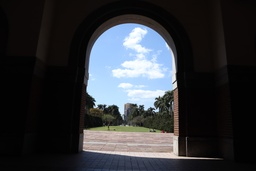
#> input picture Cropped_Colored_Images/IMG_1000.jpg, 256 x 171 px, shrunk from 5997 x 3998 before the run; its folder holds only this picture in this run
$ python reconstruct_and_tonemapping_without_ghostremoval.py
#> lines starting #> are read from the running program, lines starting #| are printed output that depends on the picture
import numpy as np
import cv2
import torch
import glob
from numpy import linalg as la
import sys
import matplotlib.pyplot as plt
import random

np.set_printoptions(threshold=sys.maxsize)


def random_select_pixels(images, pixel_num = 0):
    x = images[0].shape[0] - 1
    y = images[0].shape[1] - 1
    pixels = [[random.randint(0, x), random.randint(0, y)] for i in range(pixel_num)]
    return pixels

def gray(image):
    new_image = []
    for i in range(image.shape[0]):
        images = []
        for j in range(image.shape[1]):
            images.append((54*image[i][j][2]+183*image[i]
                          [j][1]+19*image[i][j][0])/256)
        new_image.append(images)
    new_image = np.array(new_image, dtype=np.uint8)
    return new_image


def recover_without_ghost_removal(images, log_delta_t, pixel_num, image_num, selected_pixels, g_constraint, Lambda):
    ## parameter descriptions ##
    # images: multiple RGB images
    # log_delta_t: natural logrithm of the exposure time
    # pixel_num: pixel number we have choosen
    # image_num: number of exposure images
    # selected_pixels: the axises of pixels we have choosen
    # g_constraint: to fix the g_map we want to find i.e. g_map[g_constraint] = 0


    images_LAB = np.array(images, dtype='int16')
    z_max = 255
    z_min = 0
    z_mid = (z_max + z_min) / 2
    w_map = np.minimum(abs(images_LAB - z_max), abs(images_LAB - z_min))

    print("solving least square problem")
    A = np.zeros((pixel_num * image_num + 255, 256 + pixel_num, 3), dtype='float')
    b = np.zeros((pixel_num * image_num + 255, 3), dtype='float')

    for i in range(pixel_num):
        w = w_map[:, selected_pixels[i][0], selected_pixels[i][1]]
        for j in range(image_num):
            A[i * image_num + j, images[j][selected_pixels[i][0], selected_pixels[i][1], 0], 0] = 1 * w[j, 0]
            A[i * image_num + j, images[j][selected_pixels[i][0], selected_pixels[i][1], 1], 1] = 1 * w[j, 1]
            A[i * image_num + j, images[j][selected_pixels[i][0], selected_pixels[i][1], 2], 2] = 1 * w[j, 2]
        A[i * image_num:i * image_num + image_num, 256 + i, :] = -1 * w
        b[i * image_num:i * image_num + image_num, 0] = log_delta_t * w[:, 0]
        b[i * image_num:i * image_num + image_num, 1] = log_delta_t * w[:, 1]
        b[i * image_num:i * image_num + image_num, 2] = log_delta_t * w[:, 2]
    A[pixel_num * image_num, g_constraint, :] = 1

    for i in range(pixel_num * image_num + 1, A.shape[0]):
        w = min(abs(i - (pixel_num * image_num + 1) + 1 - 0), abs(i - (pixel_num * image_num + 1) + 1 - 255))
        A[i, i - (pixel_num * image_num + 1), :] = 1 * w * Lambda
        A[i, i - (pixel_num * image_num), :] = -2 * w * Lambda
        A[i, i - (pixel_num * image_num - 1), :] = 1 * w * Lambda

    del w

    print("psuedo inverse", 0)
    pinv_A_0 = la.pinv(A[:, :, 0])
    x_0 = np.matmul(pinv_A_0, b[:, 0])
    del pinv_A_0

    print("psuedo inverse", 1)
    pinv_A_1 = la.pinv(A[:, :, 1])
    x_1 = np.matmul(pinv_A_1, b[:, 1])
    del pinv_A_1

    print("psuedo inverse", 2)
    pinv_A_2 = la.pinv(A[:, :, 2])
    x_2 = np.matmul(pinv_A_2, b[:, 2])
    del pinv_A_2

    del A
    del b


    g_maps = [x_0[:256], x_1[:256], x_2[:256]]
    g_maps = np.array(g_maps, dtype = 'float')

    print("construct")

    sum_weight = [w_map[:, :, :, 0].sum(axis = 0), w_map[:, :, :, 1].sum(axis = 0), w_map[:, :, :, 2].sum(axis = 0)]
    final_img = [g_maps[0, images[:, :, :, 0]], g_maps[1, images[:, :, :, 1]], g_maps[2, images[:, :, :, 2]]]
    for i in range(3):
        for img in range(len(images)):
            final_img[i][img] = final_img[i][img] - log_delta_t[img]
            final_img[i][img] = final_img[i][img] * w_map[img, :, :, i]
        final_img[i] = final_img[i].sum(axis = 0)
        final_img[i] = final_img[i] / (sum_weight[i] + 10**(-32))

    final_img = cv2.merge([final_img[0], final_img[1], final_img[2]])

    del sum_weight

    return final_img

def photographic(image):
    min_value=np.min(image)
    image+=abs(min_value)

    N = image.shape[0] * image.shape[1]
    delta = 10**(-10)

    high_key = 0.18
    # print(image)
    avg_Lw = np.exp(1/N * sum(sum(np.log(image + delta))))
    Lm = high_key / avg_Lw * image

    Lwhite = 1
    Ld = Lm * (1 + Lm / Lwhite**2) / (Lm + 1)
    Ld = cv2.normalize(Ld, None, alpha=0, beta=255, norm_type=cv2.NORM_MINMAX)
    return Ld

def gama_mapping(image):
    Ldr = cv2.pow(image/255., 1.0/2)
    Ldr = cv2.normalize(Ldr, None, alpha=0, beta=255, norm_type=cv2.NORM_MINMAX)
    return Ldr


paths = glob.glob("./Cropped_Colored_Images/*")

print("read images")
log_delta_t = []
for path in paths:
    log_delta_t.append(np.log(1 / int(((path.split("./Cropped_Colored_Images")[1]).split("IMG_")[1]).split(".jpg")[0])))

images = []
for path in paths:
    images.append(cv2.imread(path))
images = np.array(images)

pixel_num = 2000
selected_pixels = random_select_pixels(images, pixel_num = pixel_num)
#> selected_pixels = 2000 pairs, first value 0 to 170, second value 0 to 255

print("recover")
final_img = recover_without_ghost_removal(images, log_delta_t, pixel_num, len(paths), selected_pixels=selected_pixels, g_constraint=128, Lambda = 100)
#> the loop in recover_without_ghost_removal, `for i in range(pixel_num):` made 2000 passes
#> w on passes 1 to 3: [[3, 2, 4]], [[4, 4, 4]], [[2, 2, 2]]
#> after the loop in recover_without_ghost_removal, `for i in range(pixel_num):`: b = 2255 rows, first 8: [-20.72, -13.82, -27.63], [-27.63, -27.63, -27.63], [-13.82, -13.82, -13.82], [-469.7, -476.6, -414.5], [-20.72, -34.54, -41.45], [-739.1, -690.8, -559.5], [-34.54, -34.54, -34.54], [-27.63, -27.63, -27.63]
#> in recover_without_ghost_removal, `x_0 = np.matmul(pinv_A_0, b[:, 0])`: x_0 = 2256 values, max 12.48 at index 350, min -5.66 at index 0, mean 2.53
#> in recover_without_ghost_removal, `x_1 = np.matmul(pinv_A_1, b[:, 1])`: x_1 = 2256 values, max 12.27 at index 402, min -5.45 at index 0, mean 3.11
#> in recover_without_ghost_removal, `x_2 = np.matmul(pinv_A_2, b[:, 2])`: x_2 = 2256 values, max 12.67 at index 1907, min -5.85 at index 0, mean 2.85
#> after the loop in recover_without_ghost_removal, `for i in range(3):`: final_img = 3 items
#> in recover_without_ghost_removal, `final_img = cv2.merge([final_img[0], final_img[1], final_img[2]])`:
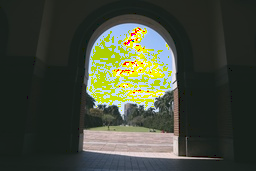
#> final_img: shape (171, 256, 3) float64; mean of channels 0, 1, 2 2.93, 3.64, 3.33; drawn with min black and max white

gamma = gama_mapping(final_img)
#> in gama_mapping, `Ldr = cv2.pow(image/255., 1.0/2)`:
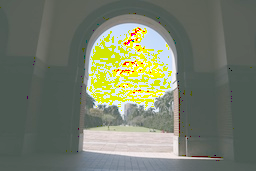
#> Ldr: shape (171, 256, 3) float64; mean of channels 0, 1, 2 0.0944, 0.11, 0.104; drawn with min black and max white
photo = photographic(final_img)
#> in photographic, `min_value=np.min(image)`: min_value = 0
#> in photographic, `avg_Lw = np.exp(1/N * sum(sum(np.log(image + delta))))`: avg_Lw = [0.469, 2.42, 2.27]
#> in photographic, `Lm = high_key / avg_Lw * image`:
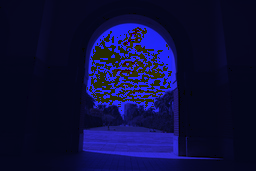
#> Lm: shape (171, 256, 3) float64; mean of channels 0, 1, 2 1.12, 0.271, 0.264; drawn with min black and max white

img_float32 = np.float32(final_img)
final_img = cv2.normalize(img_float32, None, alpha=0, beta=255, norm_type=cv2.NORM_MINMAX)
im_color = cv2.cvtColor(final_img, cv2.COLOR_BGR2GRAY)
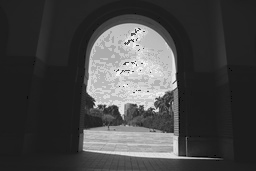
#> im_color: shape (171, 256) float32; min 0, max 249.9, mean 69.8
im_color = cv2.applyColorMap((im_color).astype(np.uint8), cv2.COLORMAP_JET)
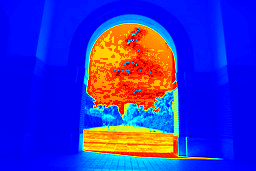
#> im_color: shape (171, 256, 3); mean B, G, R 199.1, 48.7, 51

cv2.imwrite("./gamma.jpg", gamma)
cv2.imwrite("./photographic.jpg", photo)
cv2.imwrite("./applycolor.jpg", im_color)
